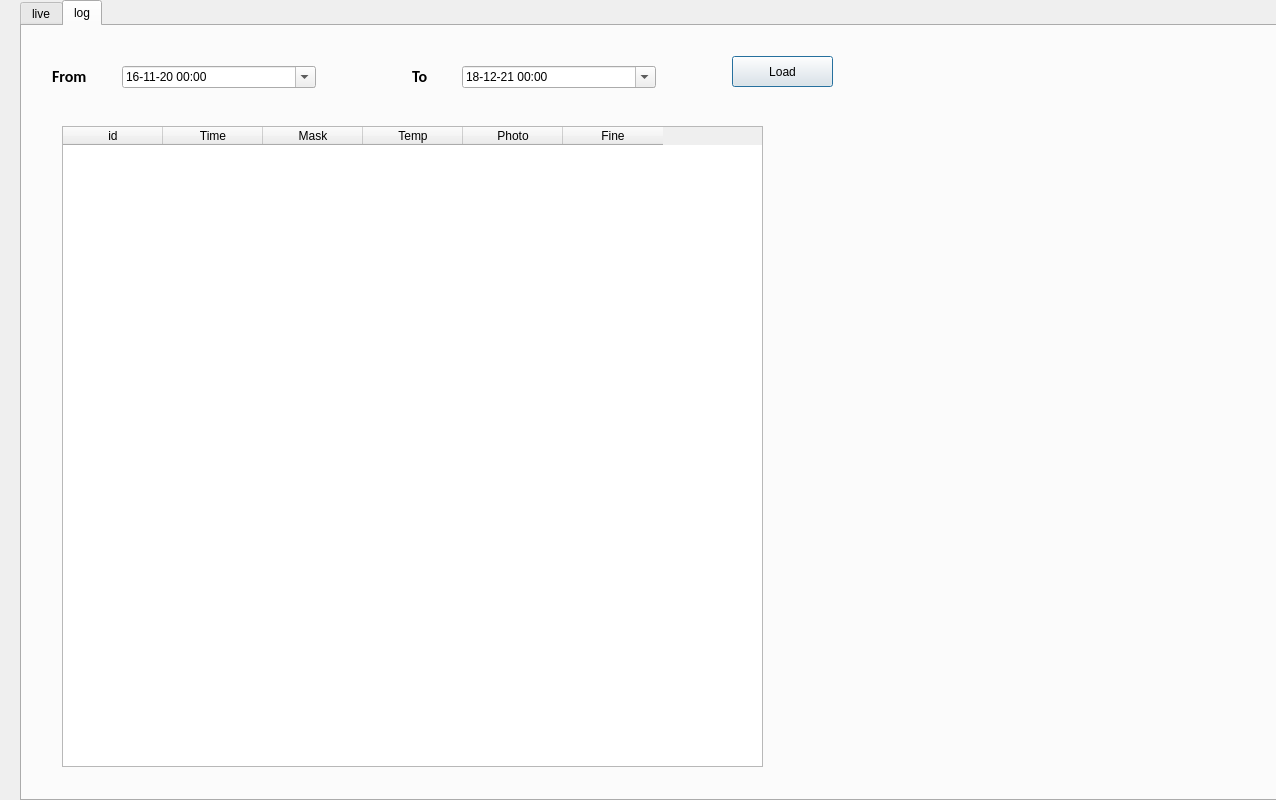
<?xml version="1.0" encoding="UTF-8"?>
<ui version="4.0">
 <class>Dialog</class>
 <widget class="QDialog" name="Dialog">
  <property name="geometry">
   <rect>
    <x>0</x>
    <y>0</y>
    <width>1276</width>
    <height>800</height>
   </rect>
  </property>
  <property name="windowTitle">
   <string>Dialog</string>
  </property>
  <widget class="QTabWidget" name="tabWidget">
   <property name="geometry">
    <rect>
     <x>20</x>
     <y>0</y>
     <width>1261</width>
     <height>801</height>
    </rect>
   </property>
   <property name="currentIndex">
    <number>1</number>
   </property>
   <widget class="QWidget" name="live">
    <attribute name="title">
     <string>live</string>
    </attribute>
    <widget class="QLabel" name="label_1">
     <property name="geometry">
      <rect>
       <x>0</x>
       <y>580</y>
       <width>161</width>
       <height>131</height>
      </rect>
     </property>
     <property name="frameShape">
      <enum>QFrame::Box</enum>
     </property>
     <property name="text">
      <string/>
     </property>
    </widget>
    <widget class="QLabel" name="imgLabel">
     <property name="geometry">
      <rect>
       <x>0</x>
       <y>0</y>
       <width>621</width>
       <height>461</height>
      </rect>
     </property>
     <property name="frameShape">
      <enum>QFrame::Box</enum>
     </property>
     <property name="text">
      <string/>
     </property>
     <property name="scaledContents">
      <bool>true</bool>
     </property>
    </widget>
    <widget class="QLabel" name="label_3">
     <property name="geometry">
      <rect>
       <x>360</x>
       <y>580</y>
       <width>161</width>
       <height>131</height>
      </rect>
     </property>
     <property name="frameShape">
      <enum>QFrame::Box</enum>
     </property>
     <property name="text">
      <string/>
     </property>
    </widget>
    <widget class="QLabel" name="Label">
     <property name="geometry">
      <rect>
       <x>20</x>
       <y>490</y>
       <width>491</width>
       <height>81</height>
      </rect>
     </property>
     <property name="font">
      <font>
       <pointsize>14</pointsize>
       <weight>75</weight>
       <bold>true</bold>
      </font>
     </property>
     <property name="text">
      <string>TextLabel</string>
     </property>
     <property name="wordWrap">
      <bool>true</bool>
     </property>
    </widget>
    <widget class="QLabel" name="imgLabel2">
     <property name="geometry">
      <rect>
       <x>650</x>
       <y>0</y>
       <width>611</width>
       <height>461</height>
      </rect>
     </property>
     <property name="frameShape">
      <enum>QFrame::Box</enum>
     </property>
     <property name="text">
      <string/>
     </property>
     <property name="scaledContents">
      <bool>true</bool>
     </property>
    </widget>
    <widget class="QLabel" name="label_2">
     <property name="geometry">
      <rect>
       <x>180</x>
       <y>580</y>
       <width>161</width>
       <height>131</height>
      </rect>
     </property>
     <property name="frameShape">
      <enum>QFrame::Box</enum>
     </property>
     <property name="text">
      <string/>
     </property>
    </widget>
    <widget class="QLabel" name="label_4">
     <property name="geometry">
      <rect>
       <x>680</x>
       <y>580</y>
       <width>161</width>
       <height>131</height>
      </rect>
     </property>
     <property name="frameShape">
      <enum>QFrame::Box</enum>
     </property>
     <property name="text">
      <string/>
     </property>
    </widget>
    <widget class="QLabel" name="label_6">
     <property name="geometry">
      <rect>
       <x>860</x>
       <y>580</y>
       <width>161</width>
       <height>131</height>
      </rect>
     </property>
     <property name="frameShape">
      <enum>QFrame::Box</enum>
     </property>
     <property name="text">
      <string/>
     </property>
    </widget>
    <widget class="QLabel" name="label_7">
     <property name="geometry">
      <rect>
       <x>1040</x>
       <y>580</y>
       <width>161</width>
       <height>131</height>
      </rect>
     </property>
     <property name="frameShape">
      <enum>QFrame::Box</enum>
     </property>
     <property name="text">
      <string/>
     </property>
    </widget>
   </widget>
   <widget class="QWidget" name="log">
    <attribute name="title">
     <string>log</string>
    </attribute>
    <widget class="QPushButton" name="load">
     <property name="geometry">
      <rect>
       <x>710</x>
       <y>30</y>
       <width>101</width>
       <height>31</height>
      </rect>
     </property>
     <property name="text">
      <string>Load</string>
     </property>
    </widget>
    <widget class="QLabel" name="label_15">
     <property name="geometry">
      <rect>
       <x>390</x>
       <y>40</y>
       <width>51</width>
       <height>20</height>
      </rect>
     </property>
     <property name="font">
      <font>
       <family>Calibri</family>
       <pointsize>12</pointsize>
       <weight>75</weight>
       <bold>true</bold>
      </font>
     </property>
     <property name="text">
      <string>To</string>
     </property>
    </widget>
    <widget class="QDateTimeEdit" name="toTime">
     <property name="geometry">
      <rect>
       <x>440</x>
       <y>40</y>
       <width>194</width>
       <height>22</height>
      </rect>
     </property>
     <property name="dateTime">
      <datetime>
       <hour>0</hour>
       <minute>0</minute>
       <second>0</second>
       <year>2021</year>
       <month>12</month>
       <day>18</day>
      </datetime>
     </property>
     <property name="time">
      <time>
       <hour>0</hour>
       <minute>0</minute>
       <second>0</second>
      </time>
     </property>
     <property name="displayFormat">
      <string>dd-MM-yy hh:mm </string>
     </property>
     <property name="calendarPopup">
      <bool>true</bool>
     </property>
    </widget>
    <widget class="QTableWidget" name="table">
     <property name="geometry">
      <rect>
       <x>40</x>
       <y>100</y>
       <width>701</width>
       <height>641</height>
      </rect>
     </property>
     <property name="alternatingRowColors">
      <bool>true</bool>
     </property>
     <property name="sortingEnabled">
      <bool>true</bool>
     </property>
     <column>
      <property name="text">
       <string>id</string>
      </property>
     </column>
     <column>
      <property name="text">
       <string>Time</string>
      </property>
     </column>
     <column>
      <property name="text">
       <string>Mask</string>
      </property>
     </column>
     <column>
      <property name="text">
       <string>Temp</string>
      </property>
     </column>
     <column>
      <property name="text">
       <string>Photo</string>
      </property>
     </column>
     <column>
      <property name="text">
       <string>Fine</string>
      </property>
     </column>
    </widget>
    <widget class="QLabel" name="label_16">
     <property name="geometry">
      <rect>
       <x>30</x>
       <y>40</y>
       <width>51</width>
       <height>20</height>
      </rect>
     </property>
     <property name="font">
      <font>
       <family>Calibri</family>
       <pointsize>12</pointsize>
       <weight>75</weight>
       <bold>true</bold>
      </font>
     </property>
     <property name="text">
      <string>From</string>
     </property>
    </widget>
    <widget class="QDateTimeEdit" name="fromTime">
     <property name="geometry">
      <rect>
       <x>100</x>
       <y>40</y>
       <width>194</width>
       <height>22</height>
      </rect>
     </property>
     <property name="dateTime">
      <datetime>
       <hour>0</hour>
       <minute>0</minute>
       <second>0</second>
       <year>2020</year>
       <month>11</month>
       <day>16</day>
      </datetime>
     </property>
     <property name="displayFormat">
      <string>dd-MM-yy hh:mm </string>
     </property>
     <property name="calendarPopup">
      <bool>true</bool>
     </property>
    </widget>
   </widget>
  </widget>
 </widget>
 <resources/>
 <connections/>
</ui>
